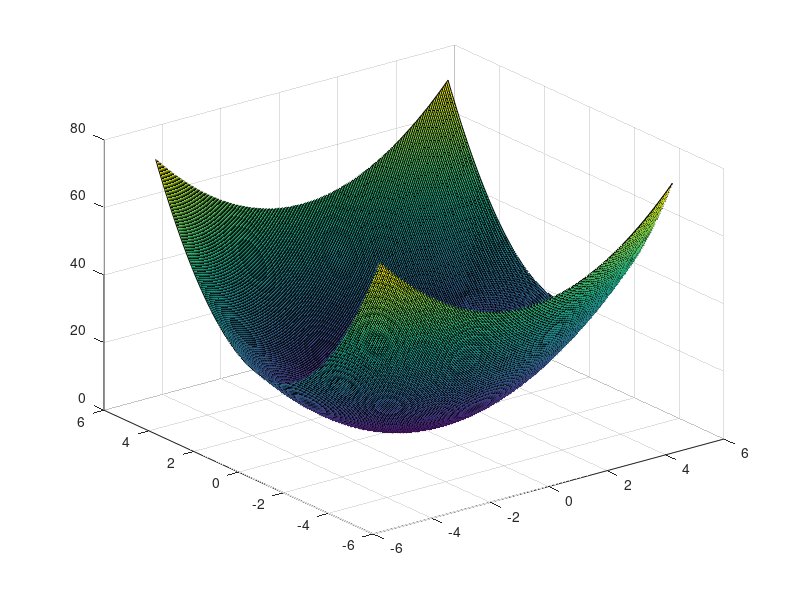

This figure's MATLAB source: (Note: this script raises an error after producing the figure.)

%% Solo darle run a todo el script para ejecutar correctamente
% Tener script sphere.m en la misma carpeta

close all

Rangox1=-5:0.05:5;
Rangox2=Rangox1;
[X1,X2]=meshgrid(Rangox1,Rangox2);
z=1*X1.^2+2*X2.^2;
surf(X1,X2,z)

%%
% lb = [-5,-5];
% ub = [5,5];
x0 = [3,0.05];
options = optimoptions(@fminunc,'Algorithm','quasi-newton');
x0=[4,4];  %starting guess
[x,fval,exitflag,output]=fminunc(@sum2,x0,options)